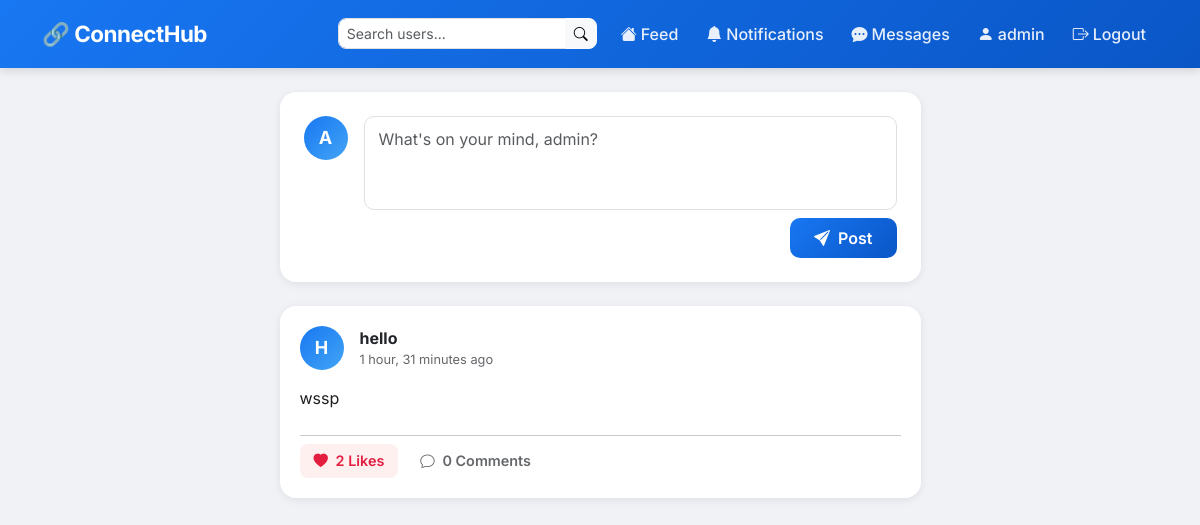
Screenshot of / (signed in) with the database file from the repository.
### posts/models.py (models this page shows, shortened)
class Post(models.Model):
    user = models.ForeignKey(User, on_delete=models.CASCADE)
    content = models.TextField(max_length=500)
    created_at = models.DateTimeField(auto_now_add=True)
    likes = models.ManyToManyField(User, related_name='liked_posts', blank=True)
    def total_likes(self):
        return self.likes.count()

### posts/views.py (the view)
# urls.py: path('', views.feed, name='feed'),
@login_required
def feed(request):
    posts = Post.objects.all().order_by('-created_at')
    return render(request, 'posts/feed.html', {'posts': posts})

### templates/posts/feed.html (shortened to what this page needs)
{% extends 'base.html' %}
{% block content %}
<div class="row justify-content-center">
  <div class="col-md-7">
    <div class="card p-4 mb-4">
      <div class="d-flex gap-3 align-items-start">
        <div class="avatar">{{ user.username|first|upper }}</div>
        <form method="POST" action="/create/" class="w-100">
          <textarea name="content" class="form-control mb-2" rows="3"
            placeholder="What's on your mind, {{ user.username }}?"></textarea>
          <div class="d-flex justify-content-end">
            <button class="btn btn-primary px-4">
              <i class="bi bi-send-fill me-1"></i> Post
            </button>
          </div>
        </form>
      </div>
    </div>
    {% for post in posts %}
    <div class="card post-card mb-3">
      <div class="d-flex align-items-center mb-3">
        <a href="/accounts/profile/{{ post.user.username }}/" class="text-decoration-none">
          <div class="avatar me-3">{{ post.user.username|first|upper }}</div>
        </a>
        <div class="flex-grow-1">
          <a href="/accounts/profile/{{ post.user.username }}/"
             class="text-decoration-none text-dark fw-600">
            <strong>{{ post.user.username }}</strong>
          </a>
          <div class="post-meta">{{ post.created_at|timesince }} ago</div>
        </div>
      </div>
      <p class="post-content mb-3">{{ post.content }}</p>
     <hr class="my-2"/>
      <div class="d-flex gap-2 align-items-center">
        <form method="POST" action="/like/{{ post.id }}/">
          <button class="btn-like {% if user in post.likes.all %}liked{% endif %}">
            <i class="bi bi-heart{% if user in post.likes.all %}-fill{% endif %} me-1"></i>
            {{ post.total_likes }} Like{% if post.total_likes != 1 %}s{% endif %}
          </button>
        </form>
        <a href="/post/{{ post.id }}/" class="btn-like text-decoration-none">
          <i class="bi bi-chat me-1"></i>
          {{ post.comments.count }} Comment{% if post.comments.count != 1 %}s{% endif %}
        </a>
      </div>
    {% empty %}
    <div class="text-center text-muted py-5">
      <i class="bi bi-journal-x" style="font-size:3rem;"></i>
      <h5 class="mt-3">No posts yet. Be the first! 🎉</h5>
    </div>
    {% endfor %}
  </div>
</div>
{% endblock %}

### templates/base.html (shortened to what this page needs)
<!DOCTYPE html>
<html lang="en">
<head>
  <link href="https://cdn.jsdelivr.net/npm/bootstrap@5.3.0/dist/css/bootstrap.min.css" rel="stylesheet"/>
  <link href="https://cdn.jsdelivr.net/npm/bootstrap-icons@1.10.5/font/bootstrap-icons.css" rel="stylesheet"/>
</head>
<body>
<nav class="navbar navbar-expand-lg mb-4">
  <div class="container">
    <a class="navbar-brand" href="/">🔗 ConnectHub</a>
    <div class="ms-auto d-flex gap-1 align-items-center">
      {% if user.is_authenticated %}
        <form method="GET" action="/accounts/search/" class="d-flex me-2">
          <div class="input-group input-group-sm">
            <input type="text" name="q" value="{{ query }}"
                   class="form-control"
                   placeholder="Search users..."
                   style="border-radius:8px 0 0 8px; min-width:160px;"/>
            <button class="btn btn-light btn-sm" style="border-radius:0 8px 8px 0;">
              <i class="bi bi-search"></i>
            </button>
          </div>
        </form>
        <a class="nav-link" href="/"><i class="bi bi-house-fill me-1"></i>Feed</a>
        <a class="nav-link position-relative" href="/notifications/">
          <i class="bi bi-bell-fill me-1"></i>Notifications
        </a>
        <a class="nav-link" href="/messages/">
          <i class="bi bi-chat-dots-fill me-1"></i>Messages
        </a>
        <a class="nav-link" href="/accounts/profile/{{ user.username }}/">
          <i class="bi bi-person-fill me-1"></i>{{ user.username }}
        </a>
        <a class="nav-link" href="/accounts/logout/">
          <i class="bi bi-box-arrow-right me-1"></i>Logout
        </a>
      {% else %}
        <a class="nav-link" href="/accounts/login/">Login</a>
        <a class="nav-link" href="/accounts/register/">Register</a>
      {% endif %}
    </div>
  </div>
</nav>
<div class="container">
  {% block content %}{% endblock %}
</div>
</body>
</html>

### templates/base.html (style rules this page uses)
* { font-family: 'Inter', sans-serif; }
body { background: #f0f2f5; }
.navbar { background: linear-gradient(135deg, #1877f2, #0a56c7); box-shadow: 0 2px 10px rgba(0,0,0,0.15); padding: 12px 0; }
.navbar-brand { color: white !important; font-size: 1.4rem; font-weight: 700; letter-spacing: -0.5px; }
.nav-link { color: rgba(255,255,255,0.9) !important; font-weight: 500; transition: all 0.2s; border-radius: 8px; padding: 6px 12px !important; }
.card { border: none; border-radius: 16px; box-shadow: 0 2px 8px rgba(0,0,0,0.08); transition: box-shadow 0.2s; }
.btn-primary { background: linear-gradient(135deg, #1877f2, #0a56c7); border: none; border-radius: 10px; font-weight: 600; padding: 8px 20px; transition: all 0.2s; }
.form-control { border-radius: 10px; border: 1.5px solid #e0e0e0; padding: 10px 14px; transition: all 0.2s; }
.avatar { width: 44px; height: 44px; border-radius: 50%; background: linear-gradient(135deg, #1877f2, #42a5f5); color: white; display: flex; align-items: center; justify-content: center; font-size: 18px; font-weight: 700; flex-shrink: 0; }
.post-card { padding: 20px; }
.post-content { font-size: 1rem; line-height: 1.6; color: #1c1e21; }
.post-meta { font-size: 0.8rem; color: #65676b; }
.btn-like { border: none; background: none; color: #65676b; font-weight: 600; font-size: 0.9rem; padding: 6px 14px; border-radius: 8px; transition: all 0.2s; }
.btn-like.liked { color: #e41e3f; background: #fff0f0; }
textarea.form-control { resize: none; }

### rows the page displays
Post: user.username|first "H", user.username "hello", created_at "1 hour, 31 minutes", content "wssp", total_likes "2", comments.count "0"

### other values shown
{{ user.username }} "admin"
{{ user.username|first|upper }} "A"
